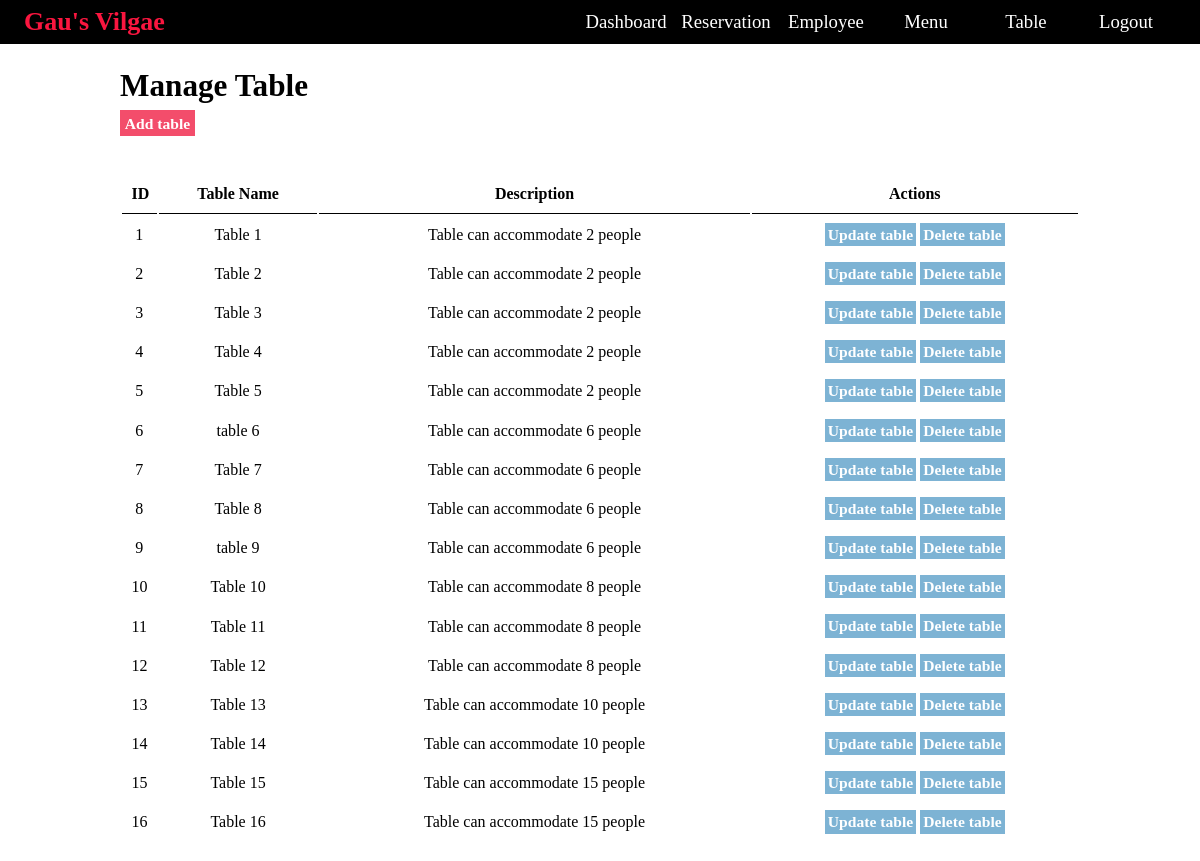
/admin/manage-table.php (signed in), run on the app's committed database.
### tables this page shows
CREATE TABLE IF NOT EXISTS `tbl_type_table` (
  `id` int NOT NULL AUTO_INCREMENT,
  `num_of_chairs` int NOT NULL,
  `description` varchar(100) NOT NULL,
  PRIMARY KEY (`id`)
);

CREATE TABLE IF NOT EXISTS `tbl_table` (
  `id` int NOT NULL AUTO_INCREMENT,
  `name` varchar(20) NOT NULL,
  `type_table` int NOT NULL,
  PRIMARY KEY (`id`)
);

### config/constants.php (called while the page is built, shortened)
<?php
    $siteurl = "http://localhost:89/restaurant/";
?>

### admin/manage-table.php (the view, shortened to what this page needs)
<?php include('partials/head.php'); ?>
<div class="main-content">
    <div class="ct-box">
        <h1>Manage Table</h1>
        <br>
        <a href="add-table.php" class="btn-prm">Add table</a>
        <br><br><br>
        <table class="tbl-full">
            <tr>
                <th>ID</th>
                <th>Table Name</th>
                <th>Description</th>
                <th>Actions</th>
            </tr>
            <?php
                $sql = "SELECT tbl_table.id, tbl_table.name, tbl_type_table.description  FROM tbl_type_table, tbl_table WHERE tbl_type_table.id = tbl_table.type_table";
                $res = mysqli_query($conn, $sql);
                if($res == true)
                {
                    $count = mysqli_num_rows($res);
                    if($count > 0)
                    {
                        while($row=mysqli_fetch_assoc($res))
                        {
                            $id = $row['id'];
                            $name = $row['name'];
                            $description = $row['description'];
            ?>
                        <tr>
                            <td><?php echo $id; ?></td>
                            <td><?php echo $name; ?></td>
                            <td><?php echo $description; ?></td>
                            <td>
                                <a href="<?php echo $siteurl; ?>admin/update-table.php?id=<?php echo $id; ?>" class="btn-scd">Update table</a>
                                <a href="<?php echo $siteurl; ?>admin/delete-table.php?id=<?php echo $id; ?>" class="btn-scd">Delete table</a>
                            </td>
                        </tr>
            <?php
                        }
                    }
                }
            ?>
        </table>
    </div>
</div>
<?php include('partials/footer.php'); ?>

### css/admin.css (style rules this page uses)
* { margin: 0; padding: 0; font-family: Cambria, Cochin, Georgia, Times, 'Times New Roman', serif; box-sizing: border-box; }
html { font-size: 65%; scroll-behavior: smooth; }
.main-content { width: 100%; }
.ct-box { width: 80%; margin: 2% auto; }
.ct-box a { text-decoration: none; }
.ct-box h1 { font-size: 3rem; }
.tbl-full { width: 100%; margin-top: 2%; }
table tr th { border-bottom: 1px solid black; padding: 1%; text-align: center; }
table tr td { padding: 1%; text-align: center; }
table tr td a { text-decoration: none; }
.btn-prm { text-decoration: none; background-color: #f34d6b; color: white; padding: 0.5%; font-weight: bold; border: 3px; font-size: 1.5rem; }
.btn-scd { text-decoration: none; background-color: #7db3d4; color: white; padding: 1%; font-size: 1.5rem; font-weight: bold; border: 3px #7db3d4; }

### data on the page
tbl_type_table: tbl_table.id "1", tbl_table.name "Table 1", description "Table can accommodate 2 people", tbl_table.id "2", tbl_table.name "Table 2", tbl_table.id "3", tbl_table.name "Table 3", tbl_table.id "4", tbl_table.name "Table 4", tbl_table.id "5", tbl_table.name "Table 5"
tbl_type_table: tbl_table.id "6", tbl_table.name "table 6", description "Table can accommodate 6 people", tbl_table.id "7", tbl_table.name "Table 7", tbl_table.id "8", tbl_table.name "Table 8", tbl_table.id "9", tbl_table.name "table 9"
tbl_type_table: tbl_table.id "10", tbl_table.name "Table 10", description "Table can accommodate 8 people", tbl_table.id "11", tbl_table.name "Table 11", tbl_table.id "12", tbl_table.name "Table 12"
tbl_type_table: tbl_table.id "13", tbl_table.name "Table 13", description "Table can accommodate 10 people", tbl_table.id "14", tbl_table.name "Table 14"
tbl_type_table: tbl_table.id "15", tbl_table.name "Table 15", description "Table can accommodate 15 people", tbl_table.id "16", tbl_table.name "Table 16"
